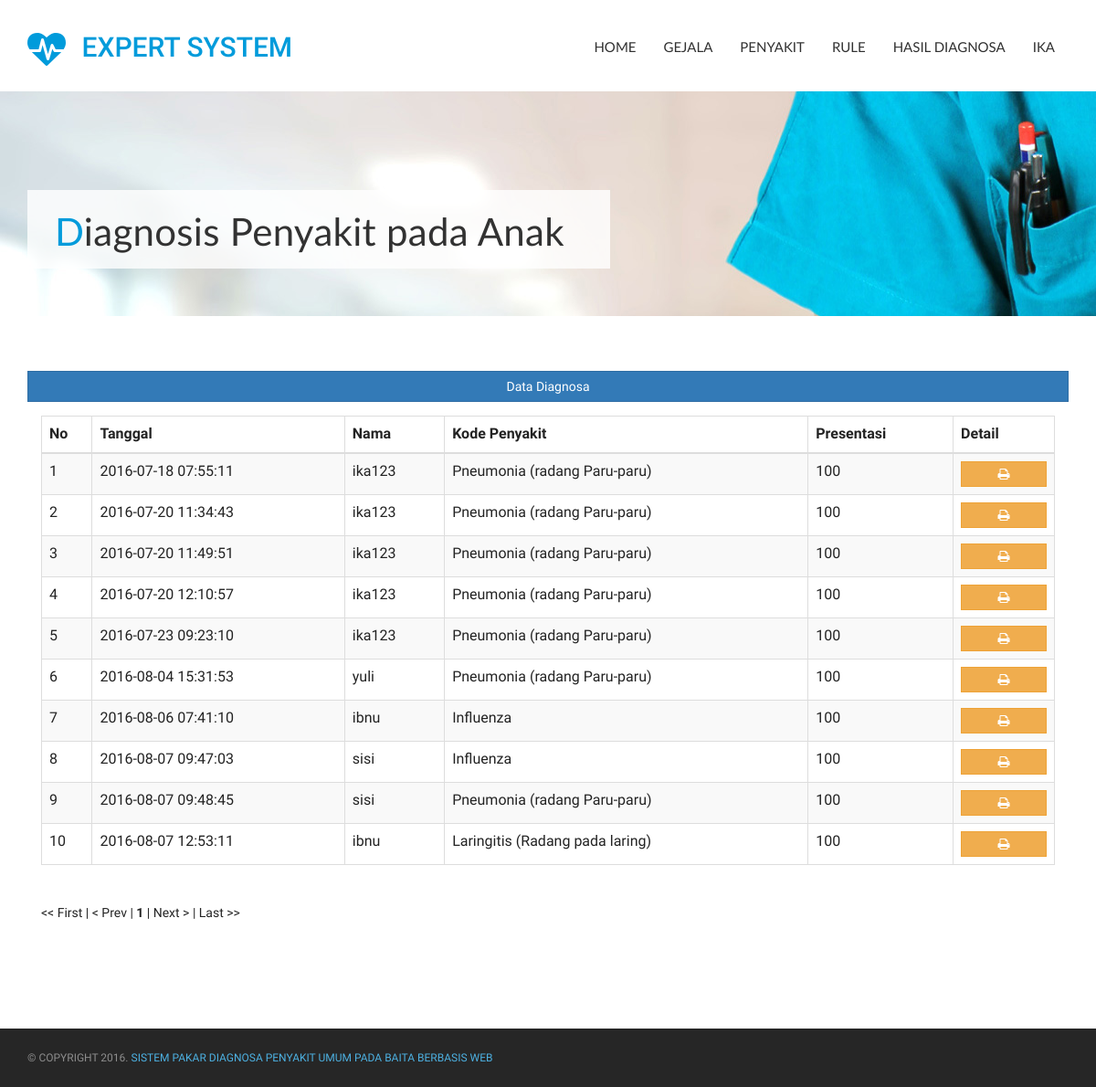
The page /admin/index2.php?p=hasil&&act=read (signed in) on the database its author committed.
### tables this page shows
CREATE TABLE IF NOT EXISTS `hasil_diagnosa` (
  `id_diagnosa` int(5) NOT NULL AUTO_INCREMENT,
  `username` varchar(30) NOT NULL,
  `kode_penyakit` varchar(5) NOT NULL,
  `tanggal_diagnosa` datetime NOT NULL,
  `persentase` int(3) NOT NULL,
  PRIMARY KEY (`id_diagnosa`)
);

CREATE TABLE IF NOT EXISTS `tabel_penyakit` (
  `kode_penyakit` varchar(5) NOT NULL,
  `nm_penyakit` text NOT NULL,
  `penyebab` text NOT NULL,
  `gambar` text NOT NULL,
  `definisi` text NOT NULL,
  `pengobatan` text NOT NULL,
  PRIMARY KEY (`kode_penyakit`)
);

### admin/modul/hasil_diagnosa.php (the view, shortened to what this page needs)
<section class="content">
          <button type="button" class="btn btn-block btn-primary">Data Diagnosa</button>
          <div class="box">
             <div class="panel-body">
      <div class="table-responsive">
        <div class="dataTable_wrapper">
          <table class="table table-striped table-bordered table-hover" id="dataTables-example">
                <thead>
                <tr>
                  <th width="5%">No</th>
                  <th>Tanggal</th>
                  <th>Nama</th>
                  <th>Kode Penyakit</th>
                  <th>Presentasi</th>
                  <th width="10%">Detail</th>
                </tr>
                </thead>
                <tbody>
               <?php
             $p = new eeee;
            $batas  =  10;
            $posisi = $p->cariPosisi($batas);
                  $no = 0;
                  $query_tampil = mysqli_query($titid, "SELECT hasil_diagnosa.*,nm_penyakit FROM hasil_diagnosa, tabel_penyakit WHERE hasil_diagnosa.kode_penyakit= tabel_penyakit.kode_penyakit ORDER BY tanggal_diagnosa ASC limit $posisi, $batas");
                  while ($data_tampil = mysqli_fetch_array($query_tampil)) {
                    $no++;
                    ?>
                    <tr>
                      <td>
                        <?php echo $no; ?>
                      </td>
                      <td>
                        <?php echo $data_tampil['tanggal_diagnosa']; ?>
                      </td>
                      <td>
                        <?php echo $data_tampil['username']; ?>
                      </td>
                      <td>
                        <?php echo $data_tampil['nm_penyakit']; ?>
                      </td>
                      <td>
                        <?php if ($data_tampil[persentase]>100) {
                          echo '100';
                        }else{
                          echo $data_tampil['persentase'];
                          } ?>
                      </td>
                      <td><a href="../fpdf/html2pdf/diagnosa.php?id=<?php echo $data_tampil['id_diagnosa'];?>"><button type="button" class="btn btn-block btn-warning">
                        <i class="fa fa-fw fa-print"></i></button></a>
                      </td>
                      </tr>
                    <?php
                  }
                ?>
                </tbody>
                </table>
                <div class="pagination">
              <ul class="pagination">
                <?php
                  $jmldata     = mysqli_num_rows(mysqli_query($titid, "SELECT * FROM hasil_diagnosa "));
                  $jmlhalaman  = $p->jumlahHalaman($jmldata, $batas);
                  $linkHalaman = $p->navHalaman($_GET[halaman], $jmlhalaman);
                  echo "  $linkHalaman ";
                ?>
              </ul>
              </div>
                </div>
                </div>
                </div>
                </div>
                </section>

### css/style.css (style rules this page uses)
body { font: 14px/24px 'Roboto', Arial, Helvetica, sans-serif; color: #232323; background: #fff; }
a { color: #009bdb; }
.pagination { margin-top: 10px; margin-right: 10px; }
#nav, #nav .dropdown-menu, #nav .navbar-toggle, .breadcrumb, .form-control, .btn, .tabs-wrap .nav-tabs > li > a, .tabs-wrap-2 .nav-tabs > li > a, .progress-bar-list li .progress, .panel-profile, .panel-profile > .panel-heading, .panel-profile > .panel-footer, #accordion.panel-group .panel, #accordion .panel-heading, #accordion-faqs.panel-group .panel, #accordion-faqs .panel-heading, .pagination, .pagination > li:first-child > a, .pagination > li:first-child > span, .pagination > li:last-child > a, .pagination > li:last-child > span, .no-border-radius { -webkit-border-radius: 0; -moz-border-radius: 0; border-radius: 0; }
.top-bar a, #nav.navbar-default .navbar-nav > li > a, #nav .navbar-toggle, .camera_prev, .camera_next, .breadcrumb li a, .notification-boxes .box, .featured-doctors .bio-box, .featured-doctors .bio-box .profile-img .overlay, .featured-doctors .bio-box .profile-img .overlay ul.sm-links li, .doctors-grid .bio-box, .doctors-grid .bio-box .profile-img .overlay, .doctors-grid .bio-box .profile-img .overlay ul.sm-links li, .panel-profile > .panel-footer ul.sm-links li, .tabs-wrap .nav li a, .tabs-wrap .nav li a .icon, .tabs-wrap .nav li a h5, .tabs-wrap-2 .nav-tabs > li > a, #doctors-filter li a, .gallery-grid .hover-content img, .gallery-grid .hover-content .overlay, .box1 h4 a, .news-carousel .carousel-control, .comments-carousel.carousel.vertical .carousel-control, .news-post-box, .news-post-box h5 a, .news-post, .news-post h4 a, .comments-area > .media, .pagination > li > a, .pagination > li > span, .list-tags li, .list-tags li a, .list-style-3 li a, .recent-comments-list li a, .footer-area a, .footer-area .newsletter .form-control, .btn, .copyright a { -webkit-transition: all 0.5s ease 0s; -moz-transition: all 0.5s ease 0s; transition: all 0.5s ease 0s; }

### rows shown on the page
hasil_diagnosa: tanggal_diagnosa "2016-07-18 07:55:11", username "ika123", kode_penyakit.nm_penyakit "Pneumonia (radang Paru-paru)", persentase "100"
hasil_diagnosa: tanggal_diagnosa "2016-07-20 11:34:43", username "ika123", kode_penyakit.nm_penyakit "Pneumonia (radang Paru-paru)", persentase "100"
hasil_diagnosa: tanggal_diagnosa "2016-07-20 11:49:51", username "ika123", kode_penyakit.nm_penyakit "Pneumonia (radang Paru-paru)", persentase "100"
hasil_diagnosa: tanggal_diagnosa "2016-07-20 12:10:57", username "ika123", kode_penyakit.nm_penyakit "Pneumonia (radang Paru-paru)", persentase "100"
hasil_diagnosa: tanggal_diagnosa "2016-07-23 09:23:10", username "ika123", kode_penyakit.nm_penyakit "Pneumonia (radang Paru-paru)", persentase "100"
hasil_diagnosa: tanggal_diagnosa "2016-08-04 15:31:53", username "yuli", kode_penyakit.nm_penyakit "Pneumonia (radang Paru-paru)", persentase "100"
hasil_diagnosa: tanggal_diagnosa "2016-08-06 07:41:10", username "ibnu", kode_penyakit.nm_penyakit "Influenza", persentase "100"
hasil_diagnosa: tanggal_diagnosa "2016-08-07 09:47:03", username "sisi", kode_penyakit.nm_penyakit "Influenza", persentase "100"
hasil_diagnosa: tanggal_diagnosa "2016-08-07 09:48:45", username "sisi", kode_penyakit.nm_penyakit "Pneumonia (radang Paru-paru)", persentase "100"
hasil_diagnosa: tanggal_diagnosa "2016-08-07 12:53:11", username "ibnu", kode_penyakit.nm_penyakit "Laringitis (Radang pada laring)", persentase "100"

### other values the page prints
$_SESSION['nama'] "IKA"
$halaman_aktif "1"
